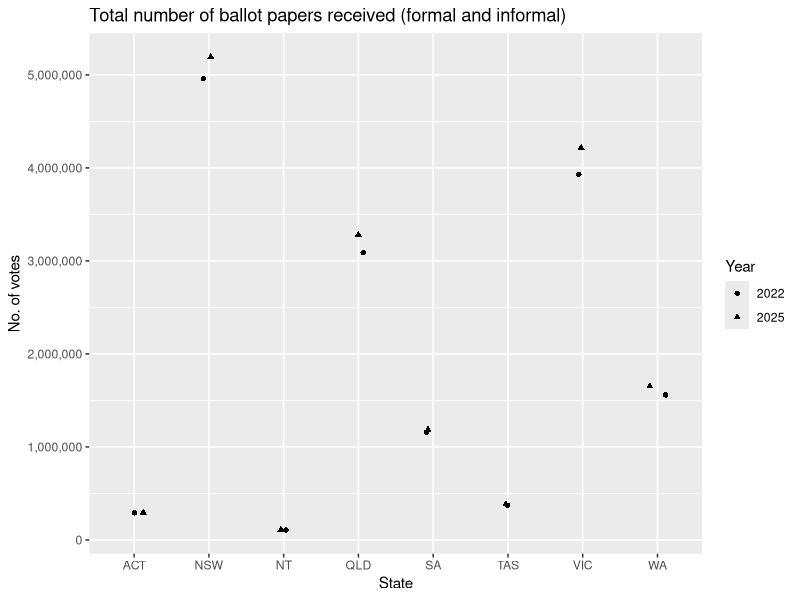
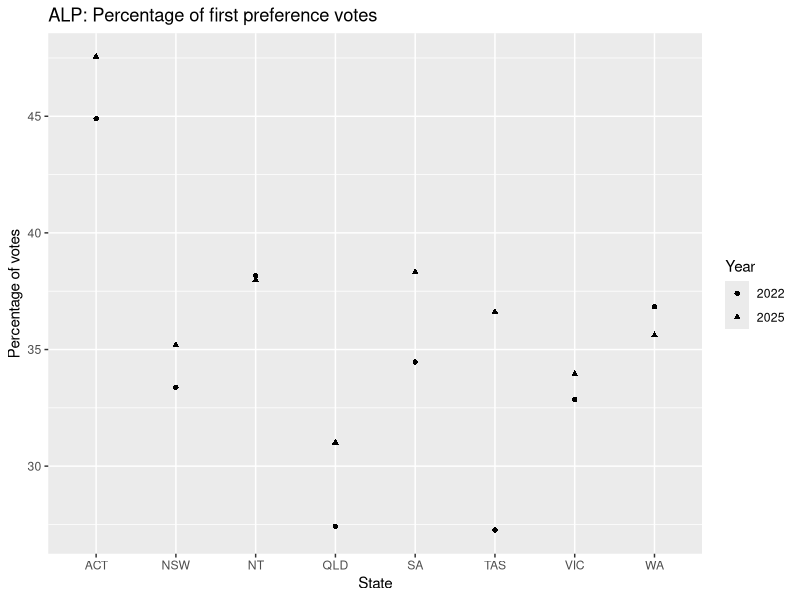
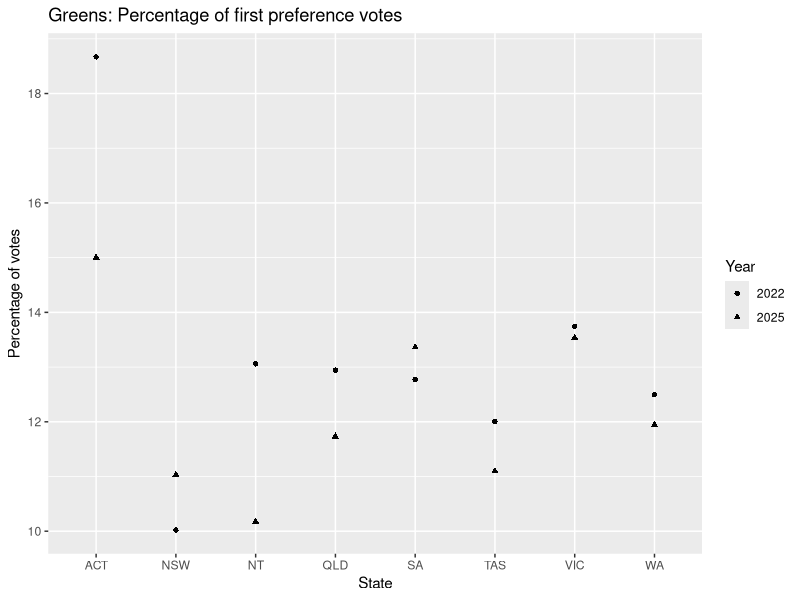

Here is the R script that generated these plots, in order:
## ---- chunk 1

knitr::opts_chunk$set(echo = F)

## ---- chunk 2

library(tidyverse)
library(scales)  ## For number format on plot axes
library(kableExtra)

## ---- chunk 3

## Load data

hvotes2022 <- read_csv("../data/House1stPrefsByCandidateByVoteType2022-27966-20250517.csv", skip = 1, show_col_types = FALSE)

hvotes2025 <- read_csv("../data/House1stPrefsByCandidateByVoteType2025-31496-20250517.csv", skip = 1, show_col_types = FALSE)

## ---- chunk 4

h_state_informal_22 <- 
  hvotes2022 %>%
  filter(Surname == "Informal") %>%
  group_by(StateAb) %>%
  summarise(state_informal = sum(TotalVotes))

h_state_informal_22 %>%
  kbl() %>%
  kable_styling(full_width = F)

## ---- chunk 5

## Remove "message = F" to see what full_join is using to make the join.

h_state_votes_22 <- 
  hvotes2022 %>%
  group_by(StateAb) %>%
  summarise(state_votes = sum(TotalVotes)) %>%
  mutate(Year = "2022")

h_state_votes_22 <- 
  full_join(h_state_votes_22, h_state_informal_22) %>%
  #full_join(state_votes_22, state_informal_22), by = join_by(StateAb)) %>%
  mutate(state_formal = state_votes - state_informal)


N_hvotes_22 <- 
  h_state_votes_22 %>%
  summarise(sum(state_votes))

## ---- chunk 6

h_state_informal_25 <- 
  hvotes2025 %>%
  filter(Surname == "Informal") %>%
  group_by(StateAb) %>%
  summarise(state_informal = sum(TotalVotes))

h_state_informal_25 %>%
  kbl() %>%
  kable_styling(full_width = F)

## ---- chunk 7

h_state_votes_25 <- 
  hvotes2025 %>%
  group_by(StateAb) %>%
  summarise(state_votes = sum(TotalVotes)) %>%
  mutate(Year = "2025")

h_state_votes_25 <- 
  full_join(h_state_votes_25, h_state_informal_25) %>%
  mutate(state_formal = state_votes - state_informal)

N_hvotes_25 <- 
  h_state_votes_25 %>%
  summarise(sum(state_votes))

## ---- chunk 8

h_diff_N <- N_hvotes_25 - N_hvotes_22

##diff_N

## ---- chunk 9

party_nm <- 
  hvotes2022 %>%
  distinct(PartyNm)
  
#party_nm

## ---- chunk 10

h_state_votes_2225 <-
  bind_rows(h_state_votes_22, h_state_votes_25) %>%
  select(StateAb, Year, state_votes, state_informal, state_formal) %>%
  arrange(StateAb, Year)

h_state_votes_2225 %>%
  mutate(across(state_votes:state_formal, ~ number(.x, big.mark = ","))) %>%
  kable(booktabs = T, col.names = names(h_state_votes_2225), 
        align = "lcrrr") %>%
  row_spec(c(3, 4, 7, 8, 11, 12, 15, 16), background = "#eeeeee") %>%
  kable_styling(full_width = F)


## ---- chunk 11

ggplot(h_state_votes_2225, aes(x = StateAb, y = state_votes, 
                               shape = factor(Year))) +
  #geom_point() +
  geom_jitter(width = 0.125) +
  labs(x = "State", y = "No. of votes") +
  scale_y_continuous(labels = label_comma()) +
  guides(shape = guide_legend(title = "Year")) +
  ggtitle("Total number of ballot papers received (formal and informal)")
         
## ---- chunk 12

h_alp_n_22 <-
  hvotes2022 %>%
  filter(PartyAb == "ALP") %>%
  group_by(StateAb) %>%
  summarise(alp_votes = sum(TotalVotes)) %>%
  mutate(Year = "2022")

h_alp_n_22 <- full_join(h_alp_n_22, h_state_votes_22)

## Note full_join uses: Joining with `by = join_by(StateAb, Year)` 

h_alp_n_25 <-
  hvotes2025 %>%
  filter(PartyAb == "ALP") %>%
  group_by(StateAb) %>%
  summarise(alp_votes = sum(TotalVotes)) %>%
  mutate(Year = "2025")

h_alp_n_25 <- full_join(h_alp_n_25, h_state_votes_25)

h_alp_n_2225 <-
  bind_rows(h_alp_n_22, h_alp_n_25)


## ---- chunk 13

h_alp_pc_2225 <- 
  full_join(h_alp_n_2225, h_state_votes_2225) %>%
  mutate(alp_pc = alp_votes / state_formal * 100) %>%
  select(StateAb, Year, state_votes, state_informal, state_formal,
         alp_votes, alp_pc) %>%
  arrange(StateAb, Year)

## "select" must go into code above so columns are in right order 
##   for section below

## Format the data to display a nice table

h_alp_pc_2225 %>%
  mutate(across(state_votes:alp_votes, ~ number(.x, big.mark = ","))) %>%
  mutate(across("alp_pc", ~ round(.x, 1))) %>%
  kable(booktabs = T, col.names = names(h_alp_pc_2225), 
        align = "lcrrrrr") %>%
  row_spec(c(3, 4, 7, 8, 11, 12, 15, 16), background = "#eeeeee") %>%
  kable_styling(full_width = F)
         

## ---- chunk 14

ggplot(h_alp_pc_2225, aes(x = StateAb, y = alp_pc, 
                          shape = factor(Year))) +
  geom_point() +
  labs(x = "State", y = "Percentage of votes") +
  guides(shape = guide_legend(title = "Year")) +
  ggtitle("ALP: Percentage of first preference votes")


## ---- chunk 15

## Check party names in 2022 and 2025

hvotes2022 %>%
  select(PartyAb:PartyNm) %>%
  distinct(PartyAb, PartyNm, .keep_all = T) %>%
  write_csv(., file = "party_names_22.csv")

hvotes2025 %>%
  select(PartyAb:PartyNm) %>%
  distinct(PartyAb, PartyNm, .keep_all = T) %>%
  write_csv(., file = "party_names_25.csv")

## ---- chunk 16

hvotes2022 %>%
  filter(PartyNm == "A.L.P.")

## ---- chunk 17

h_grn_n_22 <-
  hvotes2022 %>%
  filter(PartyAb == "GRN") %>%
  group_by(StateAb) %>%
  summarise(grn_votes = sum(TotalVotes)) %>%
  mutate(Year = "2022")

h_grn_n_22 <-
  full_join(h_grn_n_22, h_state_votes_22) %>%
  write_csv(., file = "h_grn_n_22.csv")


h_grn_n_25 <-
  hvotes2025 %>%
  filter(PartyAb == "GRN") %>%
  group_by(StateAb) %>%
  summarise(grn_votes = sum(TotalVotes)) %>%
  mutate(Year = "2025")

h_grn_n_25 <-
  full_join(h_grn_n_25, h_state_votes_25) %>%
  write_csv(., file = "h_grn_n_25.csv")


h_grn_n_2225 <-
  bind_rows(h_grn_n_22, h_grn_n_25)

## ---- chunk 18

h_grn_pc_2225 <- 
  full_join(h_grn_n_2225, h_state_votes_2225) %>%
  mutate(grn_pc = grn_votes / state_formal * 100) %>%
  select(StateAb, Year, state_votes, state_informal, state_formal,
         grn_votes, grn_pc) %>%
  arrange(StateAb, Year)

## "select" must go into code above so columns are in right order 
##   for section below

## Format the data to display a nice table

h_grn_pc_2225 %>%
  mutate(across(state_votes:grn_votes, ~ number(.x, big.mark = ","))) %>%
  mutate(across("grn_pc", ~ round(.x, 1))) %>%
  kable(booktabs = T, col.names = names(h_grn_pc_2225), 
        align = "lcrrrrr") %>%
  row_spec(c(3, 4, 7, 8, 11, 12, 15, 16), background = "#eeeeee") %>%
  kable_styling(full_width = F)
         

## ---- chunk 19

ggplot(h_grn_pc_2225, aes(x = StateAb, y = grn_pc, 
                          shape = factor(Year))) +
  geom_point() +
  labs(x = "State", y = "Percentage of votes") +
  scale_y_continuous(breaks = seq(10, 20, 2)) +
  guides(shape = guide_legend(title = "Year")) +
  ggtitle("Greens: Percentage of first preference votes")
